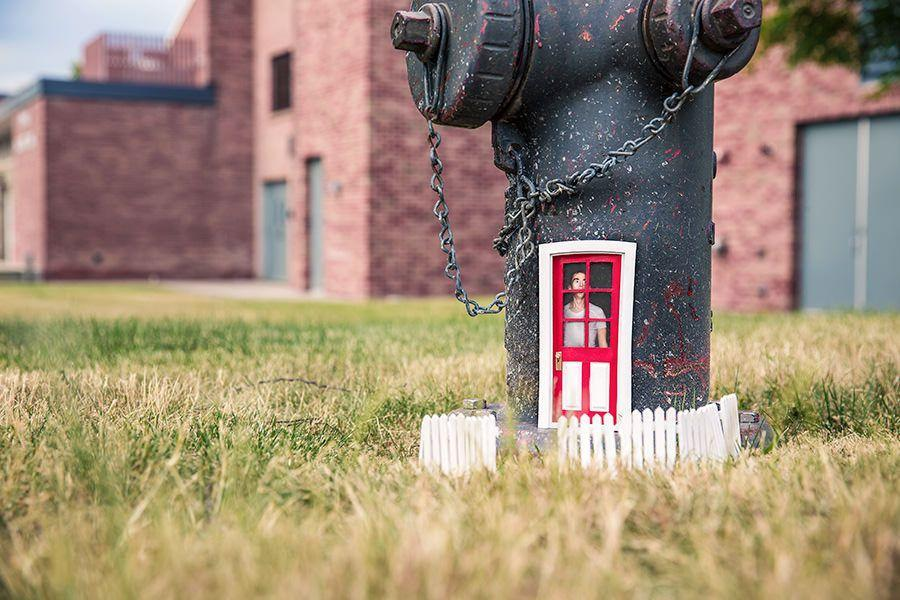
#> input picture image/phot.jpg, 900 x 600 px, found by its file name
$ python 1.3.3-5_numpy.py   (older library calls are emulated)
#> lines starting #> are read from the running program, lines starting #| are printed output that depends on the picture
# -*- coding: utf-8 -*-
"""
Created on Sat Apr 27 18:33:47 2019

@author: 上上下下左左右右baba
"""
from PIL import Image
from numpy import*
from pylab import*


def imresize(im,sz):
   """ 使用 PIL 对象重新定义图像数组的大小 """
   pil_im = Image.fromarray(uint8(im))
   return array(pil_im.resize(sz))

def histeq(im,nbr_bins=256):
   """ 对一幅灰度图像进行直方图均衡化 """
   # 计算图像的直方图
   imhist,bins = histogram(im.flatten(),nbr_bins,normed=True)
   cdf = imhist.cumsum() # cumulative distribution function
   cdf = 255 * cdf / cdf[-1] # 归一化
   # 使用累积分布函数的线性插值，计算新的像素值
   im2 = interp(im.flatten(),bins[:-1],cdf)
   return (im2.reshape(im.shape), cdf)

im = array(Image.open('phot.jpg').convert('L'))
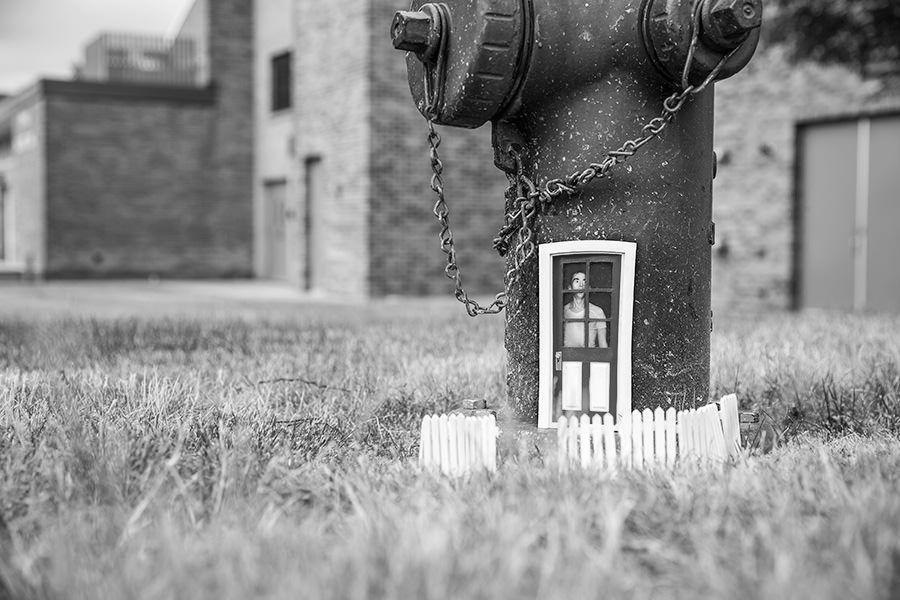
#> im: shape (600, 900); min 0, max 255, mean 142
pil_im = Image.fromarray(uint8(im))
im2,cdf = histeq(im)
#> in histeq, `imhist,bins = histogram(im.flatten(),nbr_bins,normed=True)`: imhist = 256 values, max 0.0104 at index 176, min 0.000195 at index 255, mean 0.00392; bins = 257 values from 0 to 255
#> in histeq, `cdf = imhist.cumsum()`: cdf = 256 values from 0.000336 to 1
#> in histeq, `cdf = 255 * cdf / cdf[-1]`: cdf = 256 values from 0.0855 to 255
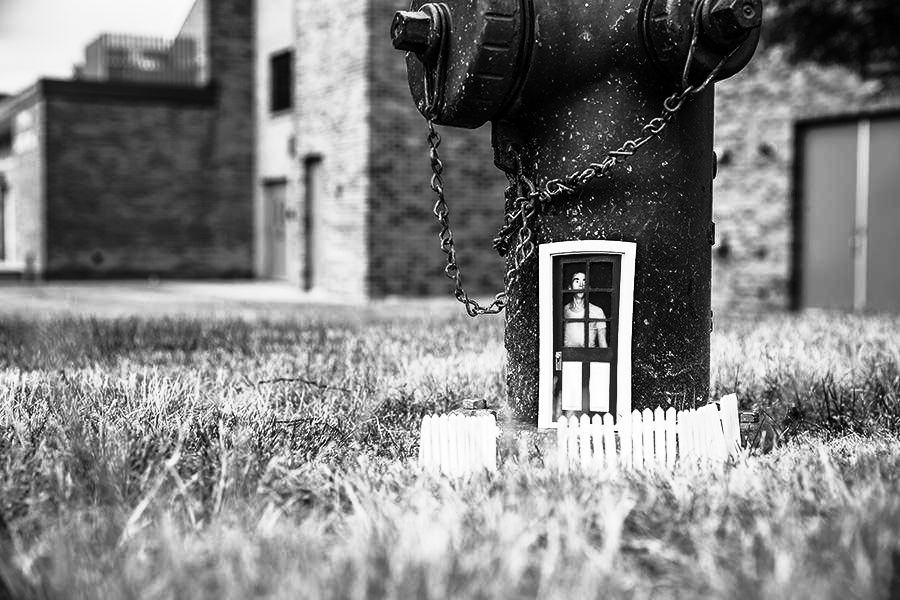
#> im2: shape (600, 900) float64; min 0.0855, max 255, mean 129.1
#> cdf = 256 values from 0.0855 to 255

imshow(im)
show()
figure()
hist(im.flatten(),128)
show()
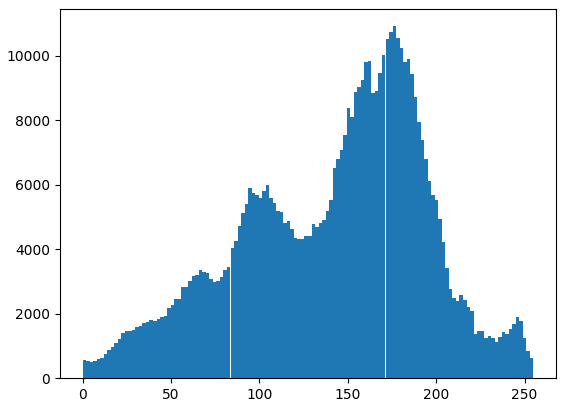
#> figure drawn by matplotlib, 1 panel; tallest bar 10915 high, from x = 175.3 to 177.3

imshow(im2)
show()
figure()
hist(im2.flatten(),128)
show()
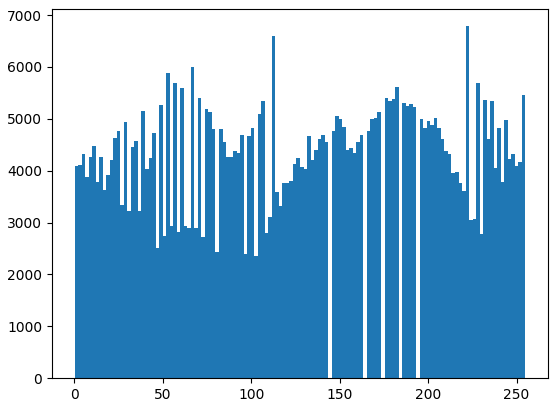
#> figure drawn by matplotlib, 1 panel; tallest bar 6786 high, from x = 221.1 to 223.1
